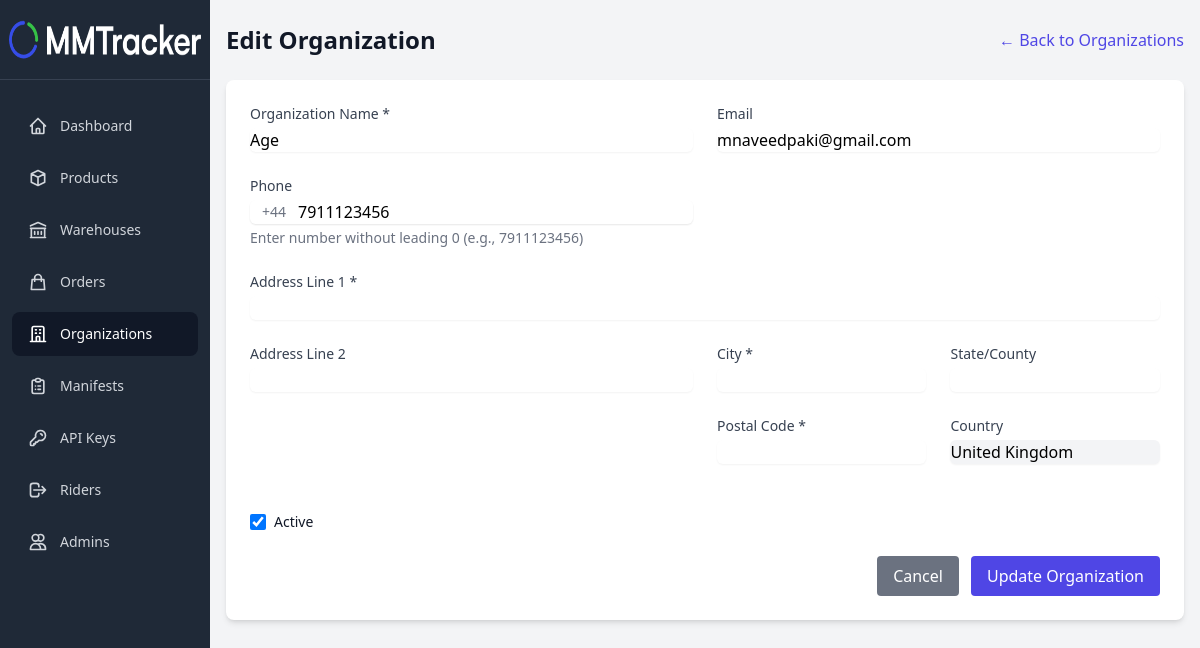
Screenshot of /pages/organizations/edit.php?id=1 (signed in) with the database file from the repository.
### tables this page shows
CREATE TABLE `Organizations` (
  `id` int(11) NOT NULL,
  `name` varchar(255) NOT NULL,
  `company_id` int(11) NOT NULL,
  `address` text DEFAULT NULL,
  `phone` varchar(20) DEFAULT NULL,
  `email` varchar(255) DEFAULT NULL,
  `logo_url` varchar(255) DEFAULT NULL,
  `is_active` tinyint(1) NOT NULL DEFAULT 1,
  `created_at` timestamp NOT NULL DEFAULT current_timestamp(),
  `updated_at` timestamp NOT NULL DEFAULT current_timestamp() ON UPDATE current_timestamp()
);

### pages/organizations/edit.php (the view, shortened to what this page needs)
<?php
require_once '../../includes/config.php';
$organization_id = isset($_GET['id']) ? (int)$_GET['id'] : 0;
$org_query = "SELECT o.* FROM Organizations o
              WHERE o.id = ?";
if (!isSuperAdmin()) {
    $org_query .= " AND o.company_id = " . $_SESSION['company_id'];
}
$org_stmt = mysqli_prepare($conn, $org_query);
mysqli_stmt_bind_param($org_stmt, "i", $organization_id);
mysqli_stmt_execute($org_stmt);
$org_result = mysqli_stmt_get_result($org_stmt);
$organization = mysqli_fetch_assoc($org_result);
$formData = [
    'name' => $organization['name'],
    'company_id' => $organization['company_id'],
    'address_line1' => $organization['address_line1'] ?? '',
    'address_line2' => $organization['address_line2'] ?? '',
    'city' => $organization['city'] ?? '',
    'state' => $organization['state'] ?? '',
    'postal_code' => $organization['postal_code'] ?? '',
    'country' => $organization['country'] ?? 'United Kingdom',
    'phone' => $organization['phone'],
    'email' => $organization['email'],
    'logo_url' => $organization['logo_url'],
    'is_active' => $organization['is_active']
];
?>
<!DOCTYPE html>
<html lang="en">
<head>
    <script src="https://cdn.tailwindcss.com"></script>
</head>
<body class="bg-gray-100">
    <?php include_once '../../includes/navbar.php'; ?>
    <div class="container mx-auto px-4 py-6">
        <div class="flex justify-between items-center mb-6">
            <h1 class="text-2xl font-bold text-gray-900">Edit Organization</h1>
            <a href="index.php" class="text-indigo-600 hover:text-indigo-900">
                &larr; Back to Organizations
            </a>
        </div>
        <div class="bg-white shadow-md rounded-lg p-6">
            <form action="" method="POST" enctype="multipart/form-data" class="space-y-6">
                <div class="grid grid-cols-1 gap-6 md:grid-cols-2">
                    <div>
                        <label for="name" class="block text-sm font-medium text-gray-700">Organization Name *</label>
                        <input type="text" name="name" id="name" required
                               value="<?php echo htmlspecialchars($formData['name']); ?>"
                               class="mt-1 block w-full rounded-md border-gray-300 shadow-sm focus:border-indigo-500 focus:ring-indigo-500">
                    </div>
                    <div>
                        <label for="email" class="block text-sm font-medium text-gray-700">Email</label>
                        <input type="email" name="email" id="email"
                               value="<?php echo htmlspecialchars($formData['email']); ?>"
                               class="mt-1 block w-full rounded-md border-gray-300 shadow-sm focus:border-indigo-500 focus:ring-indigo-500">
                    </div>
                    <div>
                        <label for="phone" class="block text-sm font-medium text-gray-700">Phone</label>
                        <div class="mt-1 relative rounded-md shadow-sm">
                            <div class="absolute inset-y-0 left-0 flex items-center pl-3">
                                <span class="text-gray-500 sm:text-sm">+44</span>
                            </div>
                            <input type="tel" name="phone" id="phone"
                                   value="<?php echo htmlspecialchars(preg_replace('/^\\+44/', '', $formData['phone'])); ?>"
                                   class="pl-12 block w-full rounded-md border-gray-300 shadow-sm focus:border-indigo-500 focus:ring-indigo-500"
                                   placeholder="7911123456">
                        </div>
                        <p class="mt-1 text-sm text-gray-500">Enter number without leading 0 (e.g., 7911123456)</p>
                    </div>
                    <div class="md:col-span-2">
                        <label for="address_line1" class="block text-sm font-medium text-gray-700">Address Line 1 *</label>
                        <input type="text" name="address_line1" id="address_line1" required
                               value="<?php echo htmlspecialchars($formData['address_line1']); ?>"
                               class="mt-1 block w-full rounded-md border-gray-300 shadow-sm focus:border-indigo-500 focus:ring-indigo-500">
                    </div>
                    <div>
                        <label for="address_line2" class="block text-sm font-medium text-gray-700">Address Line 2</label>
                        <input type="text" name="address_line2" id="address_line2"
                               value="<?php echo htmlspecialchars($formData['address_line2']); ?>"
                               class="mt-1 block w-full rounded-md border-gray-300 shadow-sm focus:border-indigo-500 focus:ring-indigo-500">
                    </div>
                    <div class="grid grid-cols-1 gap-6 md:grid-cols-2">
                        <div>
                            <label for="city" class="block text-sm font-medium text-gray-700">City *</label>
                            <input type="text" name="city" id="city" required
                                   value="<?php echo htmlspecialchars($formData['city']); ?>"
                                   class="mt-1 block w-full rounded-md border-gray-300 shadow-sm focus:border-indigo-500 focus:ring-indigo-500">
                        </div>
                        <div>
                            <label for="state" class="block text-sm font-medium text-gray-700">State/County</label>
                            <input type="text" name="state" id="state"
                                   value="<?php echo htmlspecialchars($formData['state']); ?>"
                                   class="mt-1 block w-full rounded-md border-gray-300 shadow-sm focus:border-indigo-500 focus:ring-indigo-500">
                        </div>
                        <div>
                            <label for="postal_code" class="block text-sm font-medium text-gray-700">Postal Code *</label>
                            <input type="text" name="postal_code" id="postal_code" required
                                   value="<?php echo htmlspecialchars($formData['postal_code']); ?>"
                                   class="mt-1 block w-full rounded-md border-gray-300 shadow-sm focus:border-indigo-500 focus:ring-indigo-500">
                        </div>
                        <div>
                            <label for="country" class="block text-sm font-medium text-gray-700">Country</label>
                            <input type="text" name="country" id="country" required readonly
                                   value="United Kingdom"
                                   class="mt-1 block w-full rounded-md bg-gray-100 border-gray-300 shadow-sm focus:border-indigo-500 focus:ring-indigo-500">
                        </div>
                    </div>
                    <div>
                        <div class="flex items-center mt-6">
                            <input type="checkbox" name="is_active" id="is_active" class="h-4 w-4 text-indigo-600 focus:ring-indigo-500 border-gray-300 rounded"
                                   <?php echo $formData['is_active'] ? 'checked' : ''; ?>>
                            <label for="is_active" class="ml-2 block text-sm text-gray-900">
                                Active
                            </label>
                        </div>
                    </div>
                </div>
                <div class="flex justify-end space-x-3">
                    <a href="index.php" class="bg-gray-500 hover:bg-gray-600 text-white py-2 px-4 rounded">
                        Cancel
                    </a>
                    <button type="submit" class="bg-indigo-600 hover:bg-indigo-700 text-white py-2 px-4 rounded">
                        Update Organization
                    </button>
                </div>
            </form>
        </div>
    </div>
</body>
</html>

### rows the page displays
organizations: name "Age", email "mnaveedpaki@gmail.com", phone "7911123456", is_active "☑"
